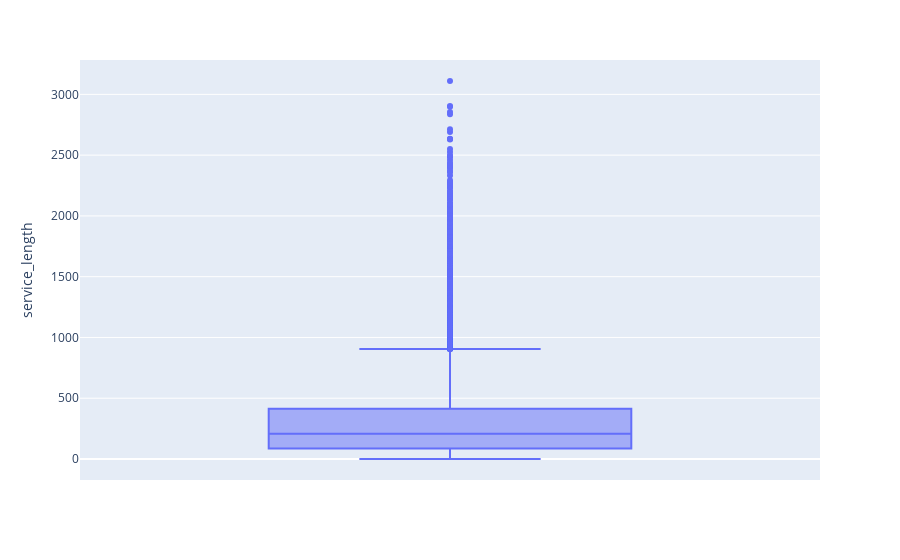

Notebook cell for this chart:
### Code cell
# Boxplot tempo de serviço
fig = px.box(df, y="service_length")
fig.show()

### Figure 1 — Plotly figure (JSON) as saved in the notebook; plotly's stock layout.template omitted (floating-point values rounded to 4 significant figures; data arrays with more than 128 entries replaced by an {"elided": "..."} marker saying what was removed)
{"data": [{"alignmentgroup": "True", "hovertemplate": "service_length=%{y}<extra></extra>", "legendgroup": "", "marker": {"color": "#636efa"}, "name": "", "notched": false, "offsetgroup": "", "orientation": "v", "showlegend": false, "type": "box", "x0": " ", "xaxis": "x", "y": {"elided": "51708 int values"}, "y0": " ", "yaxis": "y"}], "layout": {"boxmode": "group", "legend": {"tracegroupgap": 0}, "margin": {"t": 60}, "xaxis": {"anchor": "y", "domain": [0, 1]}, "yaxis": {"anchor": "x", "domain": [0, 1], "title": {"text": "service_length"}}}}
